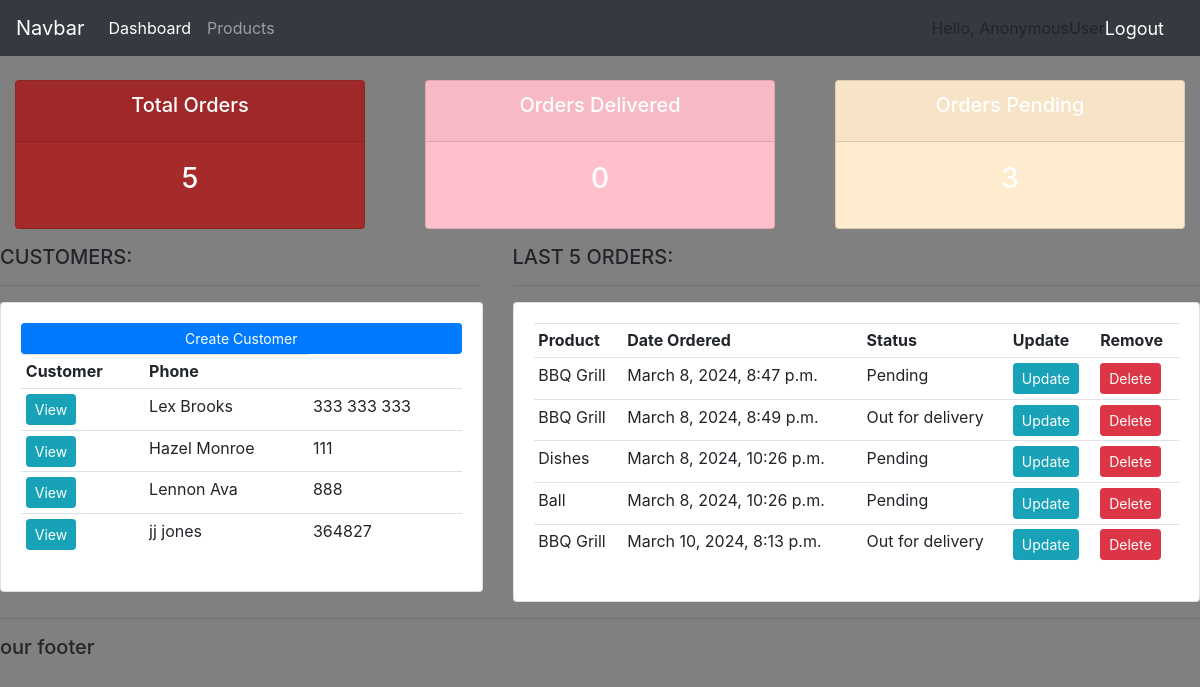
The app's page /, older data.
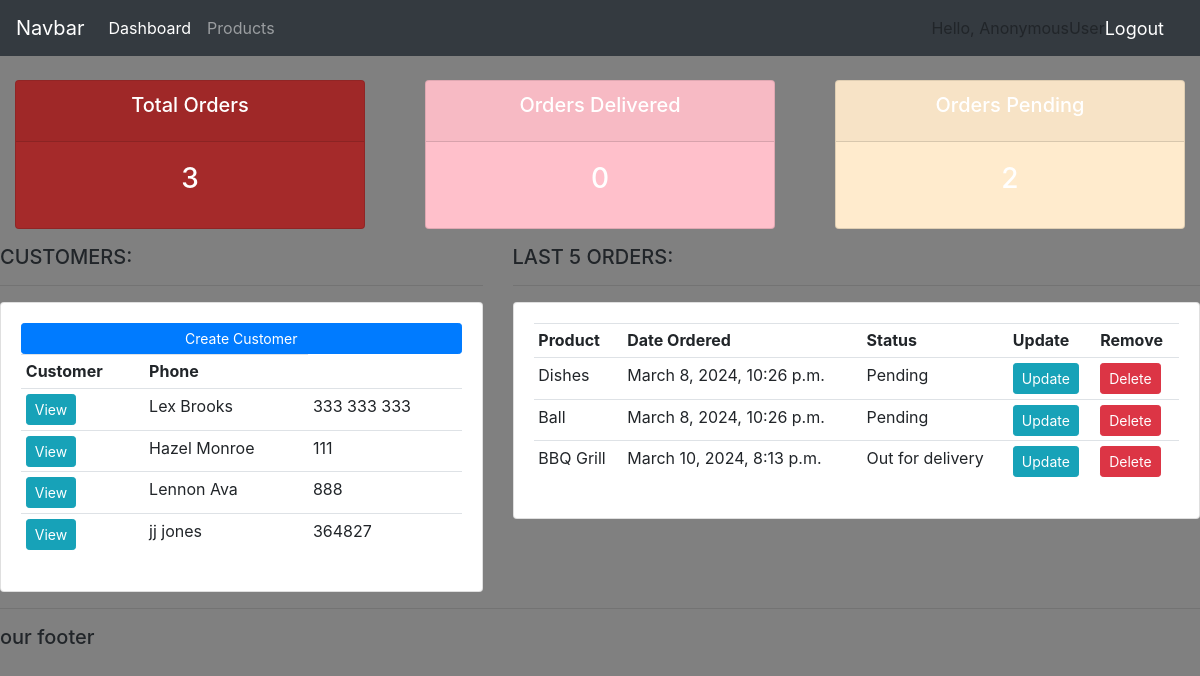
The same page, newer data.
### accounts/models.py (models this page shows, shortened)
class Customer(models.Model):
    name = models.CharField(max_length=200, null=True)
    phone = models.CharField(max_length=200, null=True)
    email = models.CharField(max_length=200, null=True)
    date_created = models.DateTimeField(auto_now_add=True)

class Order(models.Model):
    STATUS = (
        ('Pending','Pending'),
        ('Out for delivery','Out for delivery'),
        ('Delivered','Delivered'),
        )
    customer = models.ForeignKey(Customer,null=True,on_delete=models.SET_NULL)
    product = models.ForeignKey(Product,null=True,on_delete=models.SET_NULL)
    date_created = models.DateTimeField(auto_now_add=True, null=True)
    status = models.CharField(max_length=200, null=True,choices=STATUS)
    note = models.CharField(max_length=1000, null=True)

class Product(models.Model):
    CATEGORY=(
        ('Indoor','Indoor'),
        ('Outdoor','Outdoor'),
    )
    name = models.CharField(max_length=200, null=True)
    price = models.FloatField(null=True)
    category = models.CharField(max_length=200, null=True, choices=CATEGORY)
    description= models.CharField(max_length=200, null=True, blank = True)
    date_created = models.DateTimeField(auto_now_add=True)
    tags = models.ManyToManyField(Tag)
    def __str__(self):
        return self.name

### accounts/views.py (the view)
# urls.py: path('', views.home,name='home'),
def home(request):
    orders = Order.objects.all()
    customers = Customer.objects.all()
    total_customers = customers.count()
    total_orders = orders.count()
    orders.count()
    delivered = orders.filter(status = 'Delivered').count()
    pending = orders.filter(status = 'Pending').count()
    context = {'orders': orders, 'customers': customers, 'total_orders': total_orders, 'total_customer': total_customers, 'delivered': delivered, 'pending':pending}
    return render(request, 'accounts/dashboard.html', context)

### accounts/templates/accounts/dashboard.html
{% extends "accounts/main.html" %}
{% block content %}
{% include "accounts/status.html" %}
<div class ="row">
    <div class="col-md-5">
        <h5>CUSTOMERS:</h5>
        <hr>
        <div class="card card-body">
            <a class="btn btn-primary btn-sm btn-block" href="">Create Customer
            </a>
            <table class="table table-sm">
                <tr>
                    <th>Customer</th>
                    <th>Phone</th>
                </tr>
                {% for customer in customers %}
                    <tr>
                        <td><a class="btn btn-sm btn-info" href="{% url 'customer' customer.id %}">View</a></td>
                        <td>{{customer.name}}</td>
                        <td>{{customer.phone}}</td>
                    </tr>
                {% endfor %}
            </table>
        </div>
    </div>
    <div class="col-md-7">
        <h5>LAST 5 ORDERS:</h5>
        <hr>
        <div class="card card-body">
        <table class="table table-sm">
                <tr>
                    <th>Product</th>
                    <th>Date Ordered</th>
                    <th>Status</th>
                    <th>Update</th>
                    <th>Remove</th>
                </tr>
                {% for order in orders %}
                <tr>
                    <td>{{order.product}}</td>
                    <td>{{order.date_created}}</td>
                    <td>{{order.status}}</td>
                    <td><a class="btn btn-sm btn-info" href="{% url 'update_order' order.id %}">Update</a></td>
                    <td><a class="btn btn-sm btn-danger" href="{% url 'delete_order' order.id %}">Delete</a></td>
                </tr>
            {% endfor %}
            </table>
        </div>
    </div>
</div>
{% endblock %}

Row changes from the older to the newer data that the page shows:
removed Order: product "BBQ Grill", date_created "March 8, 2024, 8:47 p.m.", status "Pending"
removed Order: product "BBQ Grill", date_created "March 8, 2024, 8:49 p.m.", status "Out for delivery"
Text that changed along with them:
{{ total_orders }}: "5" → "3"
